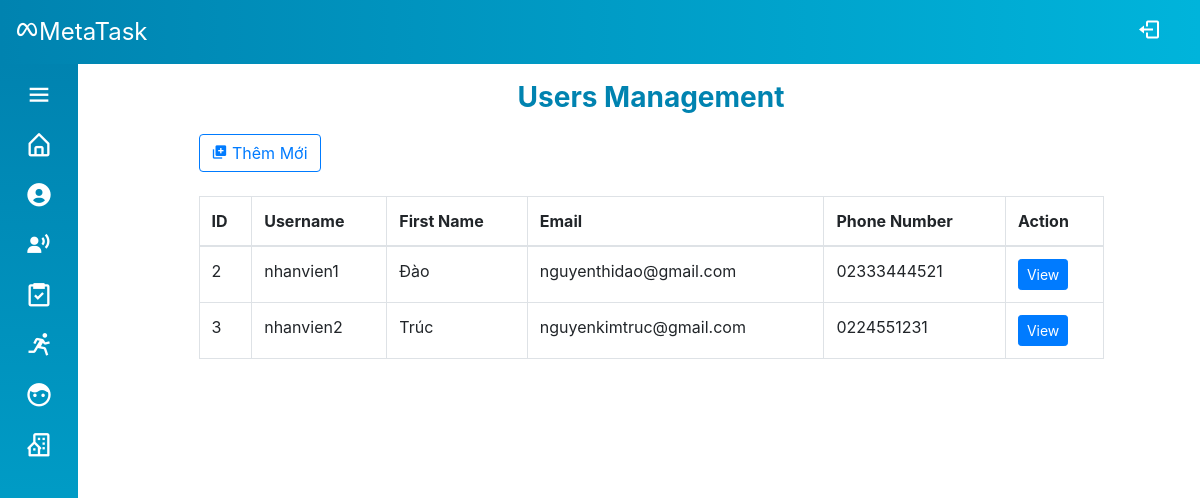
/Source/mvc/index.php (signed in), run on the app's committed database.
### tables this page shows
CREATE TABLE `account_info` (
  `id` int(6) UNSIGNED NOT NULL,
  `firstname` varchar(30) NOT NULL,
  `lastname` varchar(30) NOT NULL,
  `email` varchar(50) DEFAULT NULL,
  `phone` varchar(30) DEFAULT NULL,
  `avatar` varchar(200) DEFAULT NULL,
  `department` int(6) UNSIGNED NOT NULL
);

CREATE TABLE `account` (
  `id` int(6) UNSIGNED NOT NULL,
  `username` varchar(30) NOT NULL,
  `password` varchar(100) NOT NULL,
  `role` int(6) UNSIGNED DEFAULT 1,
  `activated` tinyint(4) DEFAULT 0,
  `token` varchar(50) DEFAULT NULL
);

### Source/mvc/controllers/base_controller.php (called while the page is built, shortened)
<?php
    class BaseController {
        protected $name;
        public function render($view, $data = array()) {
            extract($data);
            require_once('views/' .$this->name . '/' . $view . '.php');
            require_once('views/layout/template.php');
        }
    }
?>

### Source/mvc/controllers/user_controller.php (called while the page is built, shortened)
<?php
require_once('models/User.php');
require_once('base_controller.php');
class UserController extends BaseController
{
    public function index()
    {
        $users = User::getAll();
        $data = array('users' => $users);
        $this->render('index', $data);
    }
}

### Source/mvc/route.php (called while the page is built, shortened)
<?php
$obj = new $className();
$obj->$action();

### Source/mvc/index.php (called while the page is built, shortened)
<?php
require_once('route.php');

### Source/mvc/models/User.php (called while the page is built, shortened)
<?php
class User
{
    public function __construct(
        $id,
        $firstname,
        $lastname,
        $email,
        $phone,
        $avatar,
        $department
    ) {
        $this->id = $id;
        $this->firstname = $firstname;
        $this->email = $email;
        $this->phone = $phone;
    }
    public static function getAll()
    {
        $sql = "select * from account_info";
        $conn = DB::getConnection();
        $stm = $conn->query($sql);
        $data = array();
        foreach ($stm->fetchAll() as $item) {
            $data[] = new User($item['id'], $item['firstname'], $item['lastname'], $item['email'], $item['phone'], $item['avatar'], $item['department']);
        }
        return $data;
    }
    public static function getUsername($id)
    {
        $sql = "select username from account where id = :id";
        $conn = DB::getConnection();
        $stm = $conn->prepare($sql);
        $stm->execute(array('id' => $id));
        if ($item = $stm->fetch()) {
            return $item['username'];
        }
        return null;
    }
}

### Source/mvc/views/user/index.php (the view, shortened to what this page needs)
<div class="container-fluid">
    <div class="row">
        <div class="col-12 col-md-10 offset-md-1">
            <div class="profile-info">
                <div class="info-header mb-3">Users Management</div>
                <div class="info-body">
                    <button class="btn btn-outline-primary" type="button" data-toggle="modal" data-target="#user-addAccount-modal">
                        <i class='bx bxs-add-to-queue'></i> Thêm Mới
                    </button>
                    <div class="table-wrapper-scroll-y">
                        <table class="table table-bordered table-hover mt-4 table-responsive-md">
                            <thead>
                                <tr>
                                    <th>ID</th>
                                    <th>Username</th>
                                    <th>First Name</th>
                                    <th>Email</th>
                                    <th>Phone Number</th>
                                    <th>Action</th>
                                </tr>
                            </thead>
                            <tbody id="table-body">
                                <?php
                                   foreach ($data['users'] as $s) {
                                       if ($_SESSION['id'] == $s->id) {
                                           continue;
                                       }
                                   ?>
                                    <tr>
                                        <td><?= $s->id ?></td>
                                        <td><?= User::getUsername($s->id) ?></td>
                                        <td><?= $s->firstname ?></td>
                                        <td><?= $s->email ?></td>
                                        <td><?= $s->phone ?></td>
                                        <td>
                                            <a class="btn btn-sm btn-primary" href="?controller=user&action=view&id=<?= $s->id ?>">View</a>
                                        </td>
                                    </tr>
                                <?php
                                   }
                                   ?>
                            </tbody>
                        </table>
                    </div>
                </div>
            </div>
        </div>
    </div>
</div>

### Source/mvc/style.css (style rules this page uses)
* { padding: 0; margin: 0; box-sizing: border-box; list-style-type: none; }
body { position: relative; min-height: 100vh; width: 100%; }
.profile-info, .profile-img { height: 360px; }
.profile-info .info-header { text-align: center; font-size: 28px; font-weight: 700; color: #0083b0; }
.table-wrapper-scroll-y { height: 50vh; overflow: auto; }

### data on the page
account_info: id "2", id.username "nhanvien1", firstname "Đào", email "nguyenthidao@gmail.com", phone "02333444521"
account_info: id "3", id.username "nhanvien2", firstname "Trúc", email "nguyenkimtruc@gmail.com", phone "0224551231"
